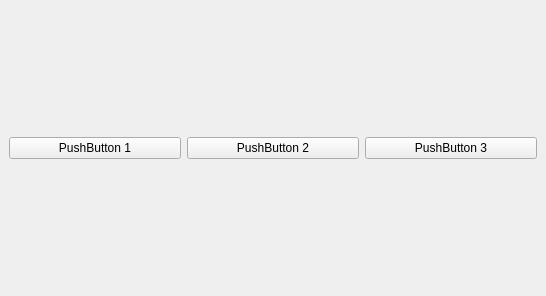
<?xml version="1.0" encoding="UTF-8"?>
<ui version="4.0">
 <class>MainWindow</class>
 <widget class="QMainWindow" name="MainWindow">
  <property name="geometry">
   <rect>
    <x>0</x>
    <y>0</y>
    <width>546</width>
    <height>296</height>
   </rect>
  </property>
  <property name="windowTitle">
   <string>MainWindow</string>
  </property>
  <widget class="QWidget" name="centralwidget">
   <layout class="QHBoxLayout" name="horizontalLayout">
    <item>
     <widget class="QCustomQPushButton" name="pushButton">
      <property name="text">
       <string>PushButton 1</string>
      </property>
     </widget>
    </item>
    <item>
     <widget class="QCustomQPushButton" name="pushButton_2">
      <property name="text">
       <string>PushButton 2</string>
      </property>
     </widget>
    </item>
    <item>
     <widget class="QCustomQPushButton" name="pushButton_3">
      <property name="text">
       <string>PushButton 3</string>
      </property>
     </widget>
    </item>
   </layout>
  </widget>
 </widget>
 <customwidgets>
  <customwidget>
   <class>QCustomQPushButton</class>
   <extends>QPushButton</extends>
   <header location="global">Custom_Widgets.QCustomQPushButton.h</header>
  </customwidget>
 </customwidgets>
 <resources/>
 <connections/>
</ui>
